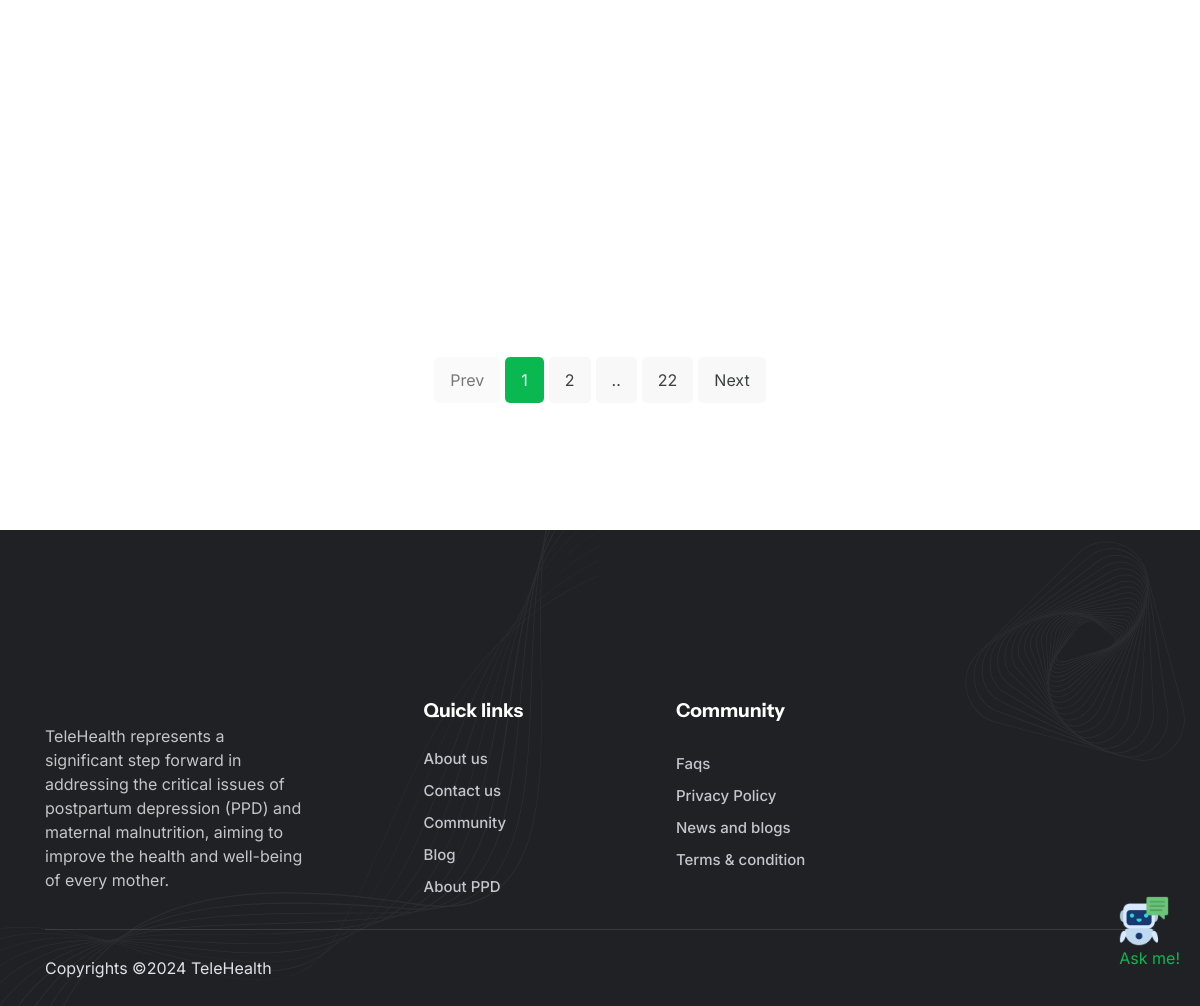
The app's page /blog (lower part), older data.
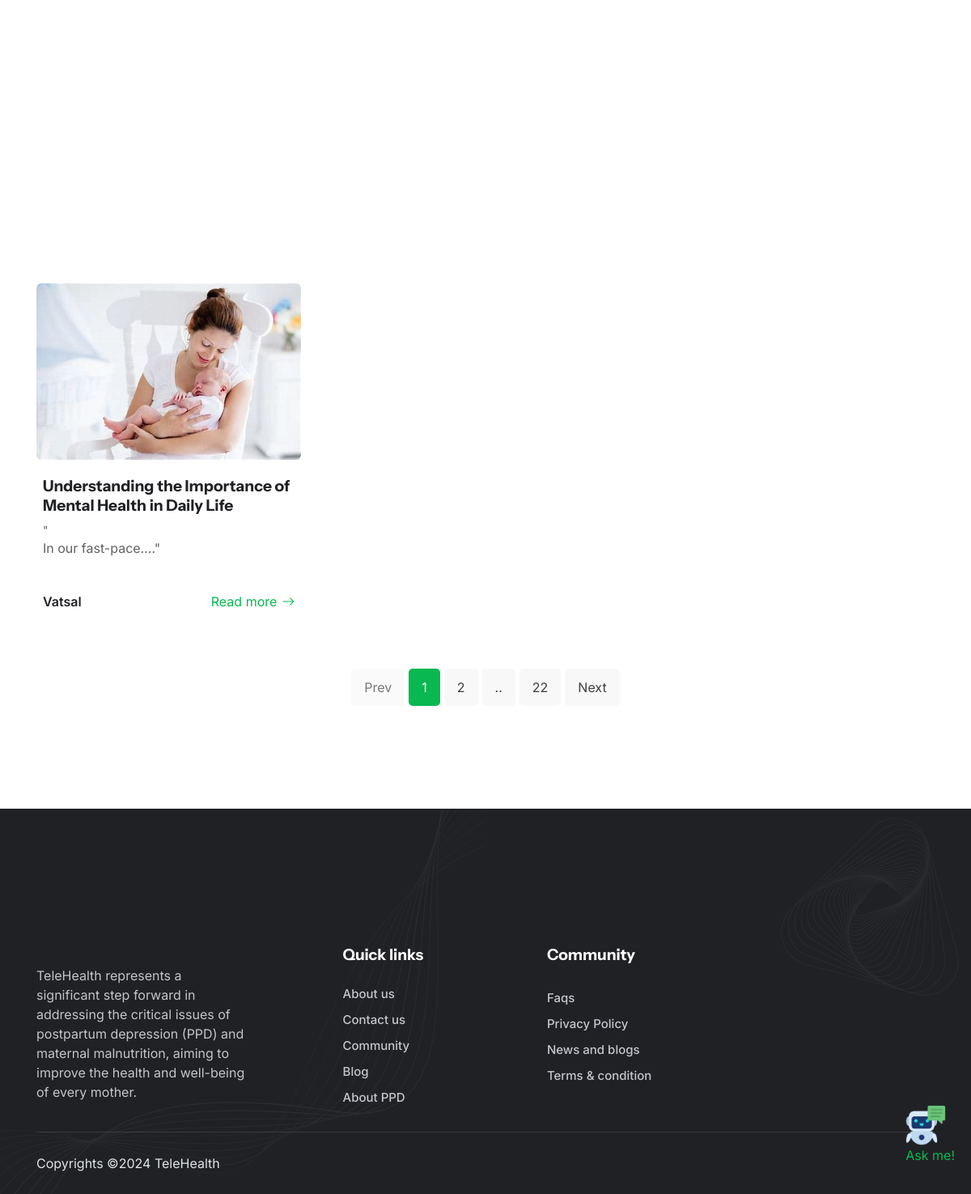
The same page, newer data.
### core/models.py (models this page shows, shortened)
class post(models.Model):
    title = models.CharField(max_length=100)
    user = models.CharField(max_length=70, default=None)
    post_img = models.ImageField(upload_to='post_images', null=True, blank=True)
    slug = AutoSlugField(populate_from='title', unique=True,null=True,default=None)
    body = RichTextField(blank=True,null=True,max_length=100000)

### core/views.py (the view)
# urls.py: path('blog',views.blog,name='blog'),
def blog(request):
    bpost = post.objects.all()
    return render(request, 'blog.html',{'bpost':bpost})

### templates/blog.html (shortened to what this page needs)
{% extends "base.html" %}
{% load static %}
{% load django_bootstrap5 %}
	{% block content %}
	<main>
		<section class="pt-7">
			<div class="container pt-3 pt-xl-5">
				<div class="swiper rounded" data-swiper-options='{
			"effect": "fade",
			"navigation":{
				"nextEl":".swiper-button-next",
				"prevEl":".swiper-button-prev"
			},
			"pagination":{
				"el":".swiper-pagination",
				"clickable":"true"
			}}'>
					<div class="swiper-wrapper">
						<div class="swiper-slide">
						</div>
					</div>
				</div>
			</div>
		</section>
		<section class="pt-0">
			<div class="container">
				<div class="row g-4 g-sm-5 g-xl-7 mt-0">
					{% for p in bpost reversed%}
					<div class="col-md-6 col-lg-4">
						<article class="card bg-transparent h-100 p-0">
							<img src="{{p.post_img.url}}" class="card-img img-fluid" alt="Blog-img" height="15rem">
							<div class="card-body px-2 pb-4">
								<h6 class="card-title mb-2"><a href="#">{{p.title}}</a>
								</h6>
								<p class="small mb-0">"{{p.body|truncatechars:20|safe}}."</p>
							</div>
							<div class="card-footer bg-transparent d-flex justify-content-between px-2 py-0">
								<span class="heading-color fw-semibold mb-0">{{p.user}}</span>
								<a class="icon-link icon-link-hover stretched-link" href="/post/{{p.slug}}">Read
									more<i class="bi bi-arrow-right"></i> </a>
							</div>
						</article>
					</div>
					{% endfor %}
				</div>
				<div class="row mt-7">
					<div class="col-12 mx-auto">
						<ul class="pagination pagination-primary-soft d-flex justify-content-center mb-0">
							<li>
								<ul class="list-unstyled">
									<li class="page-item disabled">
										<a class="page-link" href="#" tabindex="-1" aria-disabled="true">Prev</a>
									</li>
									<li class="page-item active"><a class="page-link" href="#">1</a></li>
									<li class="page-item"><a class="page-link" href="#">2</a></li>
									<li class="page-item"><a class="page-link" href="#">..</a></li>
									<li class="page-item"><a class="page-link" href="#">22</a></li>
									<li class="page-item">
										<a class="page-link" href="#">Next</a>
									</li>
								</ul>
							</li>
						</ul>
					</div>
				</div>
			</div>
		</section>
	</main>
	{% endblock content %}

Row changes from the older to the newer data that the page shows:
added post: post_img (picture), title "Understanding the Importance of Mental Health in Daily Life", body "In our fast-pace…", user "Vatsal"
